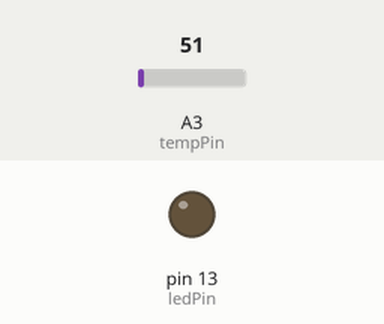
The sketch below on a simulated Arduino Uno, built with avr-gcc and run on an emulated ATmega328P. On the bench: output pins drawn as LEDs (lit = HIGH). Dashed ring = blinking. The inputs (shaded band) are chosen by the test bench; at power-on: A3 (tempPin) = 51. What the sketch prints to the serial monitor is not drawn.

Above: at 0.5 s.
At 2.2 s:
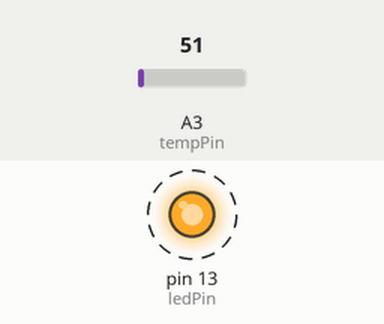
Timing chart, 0 to 3.0 s (numbered marks = the images above):
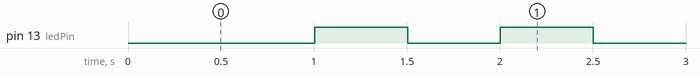

The sketch:

Arduino_Code_MK2.ino
```cpp
#include<OneWire.h>
#include<DallasTemperature.h>

//setting up constant variables
const int ledPin = 13;
const int tempPin = A3;
const int blinkInterval = 500;
const int readingInterval = 5;

//setting up variables
int ledState = HIGH;
int tempValRaw = 0;
unsigned long currentMillis = 0;
unsigned long previousMillisLED = 0;
unsigned long previousMillisTemp = 0;

void setup() {
  // put your setup code here, to run once:
  Serial.begin(9600);
  pinMode(ledPin, OUTPUT);
}

void loop() {
  // put your main code here, to run repeatedly:
  //get the latest value of millis
  //update the led based on the currentMillis and ledState variables
  currentMillis = millis();
  tempValRaw = analogRead(tempPin);
  LifeLED();
  SendData(tempValRaw);
}

void SendData(int tempValRaw)
{
  int tempValMapped = tempValRaw;

  if ((unsigned long) currentMillis - previousMillisTemp >= readingInterval)
  {
    //tempValMapped= map(tempValRaw, 0, 1023, -55, 125);
    Serial.println(tempValMapped);
    previousMillisTemp = readingInterval;
  }
}

void LifeLED()
{
  //checking to see if the led state is low
  //if true we check to see if the blinkInterval has passed
  //if true we set the led state to high and write this change to the pin
  //we then update the previousMillisLED varaible by our blinkInterval
  //this is so that the intervals are equal
  //as the line could also be previousMillisLed = currentMills
  //however this can be less accurate
  if (ledState == LOW)
  {
    if((unsigned long) currentMillis - previousMillisLED >= blinkInterval)
    {
      ledState = HIGH;
      digitalWrite(ledPin, ledState);
      previousMillisLED += blinkInterval;
    }
  }
  //if the led is already high we check to see that the blinkInterval has passed
  //if true we set the ledState to low and write this change to the pin
  //and update the previousMillisLED by the blinkInterval
  //this is done the same way as above for the same reason
  else
  {
    if((unsigned long) currentMillis - previousMillisLED >= blinkInterval)
    {
      ledState = LOW;
      digitalWrite(ledPin,ledState);
      previousMillisLED += blinkInterval;
    }
  }
}
```

Measured:
- by itself, pin 13 (ledPin): alternates HIGH for 0.50 s and LOW for 0.50 s
